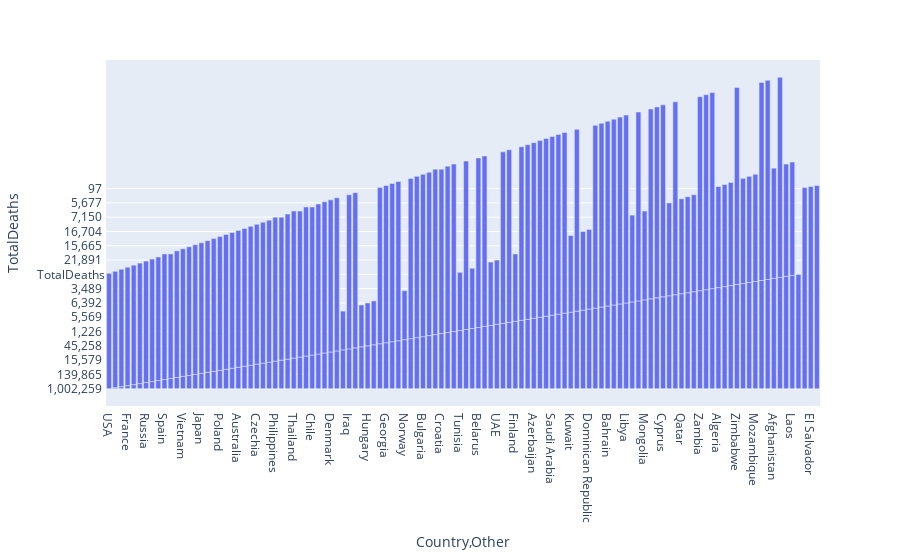

The code cell stored with this chart in its notebook:
### Code cell
import plotly.express as px
fig = px.bar(df,x = 'Country,Other', y = 'TotalDeaths')
fig.show()

### Figure 1 — Plotly figure (JSON) as saved in the notebook; plotly's stock layout.template omitted (floating-point values rounded to 4 significant figures; data arrays with more than 128 entries replaced by an {"elided": "..."} marker saying what was removed)
{"data": [{"alignmentgroup": "True", "hovertemplate": "Country,Other=%{x}<br>TotalDeaths=%{y}<extra></extra>", "legendgroup": "", "marker": {"color": "#636efa", "pattern": {"shape": ""}}, "name": "", "offsetgroup": "", "orientation": "v", "showlegend": false, "textposition": "auto", "type": "bar", "x": {"elided": "228 str values"}, "xaxis": "x", "y": {"elided": "228 str values"}, "yaxis": "y"}], "layout": {"barmode": "relative", "legend": {"tracegroupgap": 0}, "margin": {"t": 60}, "xaxis": {"anchor": "y", "domain": [0, 1], "title": {"text": "Country,Other"}}, "yaxis": {"anchor": "x", "domain": [0, 1], "title": {"text": "TotalDeaths"}}}}
